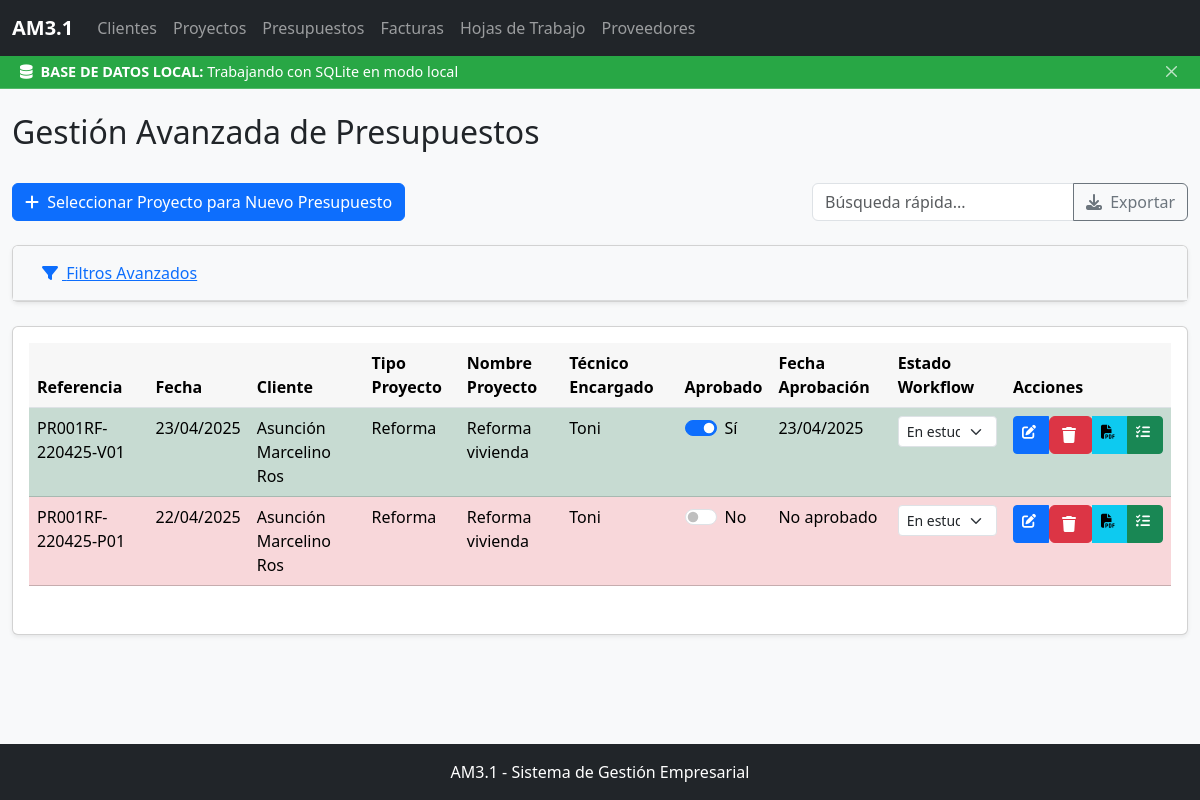
The app's page /presupuestos/avanzado with its own data.
### app/models/presupuesto.py (models this page shows, shortened)
class Presupuesto(db.Model):
    __tablename__ = 'presupuestos'
    id = db.Column(db.Integer, primary_key=True)
    id_proyecto = db.Column(db.Integer, db.ForeignKey('proyectos.id', ondelete='CASCADE'), nullable=False)
    referencia = db.Column(db.String(50), nullable=False, index=True)
    fecha = db.Column(db.DateTime, default=datetime.utcnow, nullable=False)
    tipo_via = db.Column(db.String(20))
    nombre_via = db.Column(db.String(100))
    numero_via = db.Column(db.String(10))
    puerta = db.Column(db.String(10))
    codigo_postal = db.Column(db.String(10))
    poblacion = db.Column(db.String(100))
    titulo = db.Column(db.String(200))
    notas = db.Column(db.Text)
    tecnico_encargado = db.Column(db.String(100))
    aprobacion = db.Column(db.String(100))
    fecha_aprobacion = db.Column(db.DateTime)
    estado = db.Column(db.String(50), default='Borrador')
    estado_workflow = db.Column(db.String(50), default='En estudio')
    fecha_modificacion = db.Column(db.DateTime, default=datetime.utcnow, onupdate=datetime.utcnow)
    proyecto = db.relationship('Proyecto', back_populates='presupuestos')
    capitulos = db.relationship('Capitulo', back_populates='presupuesto', cascade='all, delete-orphan')
    partidas = db.relationship('Partida', back_populates='presupuesto', cascade='all, delete-orphan')
    hojas_trabajo = db.relationship('HojaTrabajo', back_populates='presupuesto', cascade='all, delete-orphan')

### app/models/cliente.py (models this page shows, shortened)
class Cliente(db.Model):
    __tablename__ = 'clientes'
    id = db.Column(db.Integer, primary_key=True)
    nombre = db.Column(db.String(100), nullable=False)
    tipo_via = db.Column(db.String(20))
    nombre_via = db.Column(db.String(100))
    numero_via = db.Column(db.String(10))
    puerta = db.Column(db.String(10))
    codigo_postal = db.Column(db.String(10))
    poblacion = db.Column(db.String(100))
    cif_nif = db.Column(db.String(20), index=True)
    telefono1 = db.Column(db.String(20))
    telefono2 = db.Column(db.String(20))
    telefono3 = db.Column(db.String(20))
    telefono4 = db.Column(db.String(20))
    mail1 = db.Column(db.String(100))
    mail2 = db.Column(db.String(100))
    tipo_cliente = db.Column(db.String(50))
    categoria_cliente = db.Column(db.String(50))
    notas = db.Column(db.Text)
    fecha_creacion = db.Column(db.DateTime, default=datetime.utcnow)
    fecha_modificacion = db.Column(db.DateTime, default=datetime.utcnow, onupdate=datetime.utcnow)
    proyectos = db.relationship('Proyecto', back_populates='cliente', cascade='all, delete-orphan')

### app/models/proyecto.py (models this page shows, shortened)
class Proyecto(db.Model):
    __tablename__ = 'proyectos'
    id = db.Column(db.Integer, primary_key=True)
    id_cliente = db.Column(db.Integer, db.ForeignKey('clientes.id', ondelete='CASCADE'), nullable=True)  # Cambiado a nullable=True
    tipo_proyecto = db.Column(db.String(50), nullable=True)
    tipo_via = db.Column(db.String(20), nullable=True)  # Añadido campo tipo_via
    calle = db.Column(db.String(100), nullable=True)  # Mantenido por compatibilidad
    nombre_via = db.Column(db.String(100), nullable=True)
    numero = db.Column(db.String(10), nullable=True)
    puerta = db.Column(db.String(10), nullable=True)
    codigo_postal = db.Column(db.String(10), nullable=True)
    poblacion = db.Column(db.String(100), nullable=True)
    nombre_proyecto = db.Column(db.String(200), nullable=True)
    fecha_creacion = db.Column(db.DateTime, default=datetime.utcnow, nullable=True)
    referencia = db.Column(db.String(50), unique=True, nullable=True)
    fecha_modificacion = db.Column(db.DateTime, default=datetime.utcnow, onupdate=datetime.utcnow, nullable=True)
    estado = db.Column(db.String(50), default='Activo', nullable=True)
    cliente = db.relationship('Cliente', back_populates='proyectos')
    presupuestos = db.relationship('Presupuesto', back_populates='proyecto', cascade='all, delete-orphan')

### app/routes/presupuesto_routes_avanzado.py (the view, shortened to what this page needs)
    @presupuestos_avanzados_bp.route('/avanzado')
    def listar_presupuestos_avanzado():
        try:
            from sqlalchemy import inspect
            inspector = inspect(db.engine)
            columnas_presupuesto = [c['name'] for c in inspector.get_columns('presupuestos')]
            existe_estado_workflow = 'estado_workflow' in columnas_presupuesto
            if not existe_estado_workflow:
                flash('La columna estado_workflow no existe en la base de datos. Algunas funcionalidades estarán limitadas. Ejecute el script de migración.', 'warning')
            clientes = Cliente.query.order_by(Cliente.nombre).all()
            tipos_proyecto = db.session.query(Proyecto.tipo_proyecto) \
                            .filter(Proyecto.tipo_proyecto != None) \
                            .distinct() \
                            .order_by(Proyecto.tipo_proyecto) \
                            .all()
            tipos_proyecto = [t[0] for t in tipos_proyecto if t[0]]
            query = db.session.query(Presupuesto, Proyecto, Cliente) \
                    .join(Proyecto, Presupuesto.id_proyecto == Proyecto.id) \
                    .join(Cliente, Proyecto.id_cliente == Cliente.id)
            query = query.order_by(Presupuesto.fecha.desc())
            presupuestos = query.all()
            return render_template('presupuestos/avanzado/lista.html',
                                presupuestos=presupuestos,
                                clientes=clientes,
                                tipos_proyecto=tipos_proyecto)
        except Exception as e:
            db.session.rollback()
            flash(f'Error al cargar el listado avanzado: {str(e)}', 'danger')
            traceback.print_exc()
            return redirect(url_for('presupuestos.listar_presupuestos'))

### app/templates/presupuestos/avanzado/lista.html (shortened to what this page needs)
{% extends 'layout/base.html' %}
{% from 'layout/components.html' import action_buttons, confirmation_modal %}
{% block page_title %}Gestión Avanzada de Presupuestos{% endblock %}
{% block content %}
<div class="row mb-4">
    <div class="col">
        <a href="{{ url_for('proyectos.listar_proyectos') }}" class="btn btn-primary">
            <i class="fas fa-plus"></i> Seleccionar Proyecto para Nuevo Presupuesto
        </a>
    </div>
    <div class="col-md-4">
        <div class="input-group">
            <input type="text" class="form-control table-filter" placeholder="Búsqueda rápida..." data-table="presupuestos-avanzado-table">
            <button class="btn btn-outline-secondary" type="button" onclick="exportTableToCSV('presupuestos-avanzado-table', 'presupuestos_avanzado.csv')">
                <i class="fas fa-download"></i> Exportar
            </button>
        </div>
    </div>
</div>
<div class="card mb-4">
    <div class="card-header bg-light">
        <h5 class="mb-0">
            <button class="btn btn-link" type="button" data-bs-toggle="collapse" data-bs-target="#filtros-avanzados" aria-expanded="false">
                <i class="fas fa-filter"></i> Filtros Avanzados
            </button>
        </h5>
    </div>
</div>
<div class="card">
    <div class="card-body">
        <div class="table-responsive">
            <table class="table table-striped table-hover" id="presupuestos-avanzado-table">
                <thead>
                    <tr>
                        <th>Referencia</th>
                        <th>Fecha</th>
                        <th>Cliente</th>
                        <th>Tipo Proyecto</th>
                        <th>Nombre Proyecto</th>
                        <th>Técnico Encargado</th>
                        <th>Aprobado</th>
                        <th>Fecha Aprobación</th>
                        <th>Estado Workflow</th>
                        <th>Acciones</th>
                    </tr>
                </thead>
                <tbody>
                    {% for presupuesto, proyecto, cliente in presupuestos %}
                    <tr class="{% if presupuesto.aprobacion %}table-success{% else %}table-danger{% endif %}">
                        <td>{{ presupuesto.referencia }}</td>
                        <td>{{ presupuesto.fecha.strftime('%d/%m/%Y') if presupuesto.fecha else 'No especificada' }}</td>
                        <td>{{ cliente.nombre }}</td>
                        <td>{{ proyecto.tipo_proyecto or 'No especificado' }}</td>
                        <td>{{ proyecto.nombre_proyecto or 'Sin nombre' }}</td>
                        <td>{{ presupuesto.tecnico_encargado or 'No asignado' }}</td>
                        <td>
                            <div class="form-check form-switch">
                                <input class="form-check-input toggle-aprobacion" type="checkbox"
                                       id="switch-{{ presupuesto.id }}"
                                       data-presupuesto-id="{{ presupuesto.id }}"
                                       {% if presupuesto.aprobacion %}checked{% endif %}>
                                <label class="form-check-label" for="switch-{{ presupuesto.id }}">
                                    {{ 'Sí' if presupuesto.aprobacion else 'No' }}
                                </label>
                            </div>
                        </td>
                        <td>{{ presupuesto.fecha_aprobacion.strftime('%d/%m/%Y') if presupuesto.fecha_aprobacion else 'No aprobado' }}</td>
                        <td>
                            <select class="form-select form-select-sm estado-workflow"
                                    data-presupuesto-id="{{ presupuesto.id }}">
                                {% if presupuesto.estado_workflow is defined and presupuesto.estado_workflow is not none %}
                                <option value="En estudio" {% if presupuesto.estado_workflow == 'En estudio' %}selected{% endif %}>En estudio</option>
                                {% endif %}
                            </select>
                        </td>
                        <td>
                            {{ action_buttons(
                                edit_url=url_for('presupuestos.editar_presupuesto', id=presupuesto.id),
                                delete_url=url_for('presupuestos.eliminar_presupuesto', id=presupuesto.id),
                                custom_buttons=[
                                    {
                                        'url': url_for('presupuestos.generar_pdf', id=presupuesto.id),
                                        'class': 'btn-info',
                                        'icon': 'fas fa-file-pdf',
                                        'title': 'Generar PDF'
                                    },
                                    {
                                        'url': url_for('hojas_trabajo.hojas_por_presupuesto', id_presupuesto=presupuesto.id),
                                        'class': 'btn-success',
                                        'icon': 'fas fa-tasks',
                                        'title': 'Hojas de trabajo'
                                    }
                                ]
                            ) }}
                        </td>
                    </tr>
                    {% else %}
                    <tr>
                        <td colspan="10" class="text-center">No hay presupuestos que coincidan con los criterios seleccionados</td>
                    </tr>
                    {% endfor %}
                </tbody>
            </table>
        </div>
    </div>
</div>
{% endblock %}

### app/templates/layout/base.html (shortened to what this page needs)
<!DOCTYPE html>
<html lang="es">
<head>
  <link href="https://cdn.jsdelivr.net/npm/bootstrap@5.3.3/dist/css/bootstrap.min.css" rel="stylesheet">
  <link href="https://cdnjs.cloudflare.com/ajax/libs/font-awesome/6.4.0/css/all.min.css" rel="stylesheet">
  <link rel="stylesheet" href="{{ url_for('static', filename='css/styles.css') }}">
</head>
<body class="bg-light">
  <nav class="navbar navbar-expand-lg navbar-dark bg-dark sticky-top">
    <div class="container-fluid">
      <a class="navbar-brand" href="{{ url_for('index') }}">AM3.1</a>
      <div class="collapse navbar-collapse" id="navbarMain">
        <ul class="navbar-nav me-auto mb-2 mb-lg-0">
          <li class="nav-item">
            <a class="nav-link" href="{{ url_for('clientes.listar_clientes') }}">Clientes</a>
          </li>
          <li class="nav-item">
            <a class="nav-link" href="{{ url_for('proyectos.listar_proyectos') }}">Proyectos</a>
          </li>
          <li class="nav-item">
            <a class="nav-link" href="{{ url_for('presupuestos_avanzados.listar_presupuestos_avanzado') }}">Presupuestos</a>
          </li>
          <li class="nav-item">
            <a class="nav-link" href="{{ url_for('facturas.listar_facturas') }}">Facturas</a>
          </li>
          <li class="nav-item">
            <a class="nav-link" href="{{ url_for('hojas_trabajo.listar_hojas_trabajo') }}">Hojas de Trabajo</a>
          </li>
          <li class="nav-item">
            <a class="nav-link" href="{{ url_for('proveedores.listar_proveedores') }}">Proveedores</a>
          </li>
        </ul>
      </div>
    </div>
  </nav>
  <div id="db-global-status-banner" class="d-none">
    <div class="container-fluid">
      <div class="d-flex justify-content-between align-items-center px-2">
        <div>
          <span id="db-global-status-text">Usando base de datos SQLite local</span>
        </div>
        <div>
          <button type="button" class="btn-close btn-close-white" aria-label="Cerrar" onclick="document.getElementById('db-global-status-banner').classList.add('d-none')"></button>
        </div>
      </div>
    </div>
  </div>
  <div class="container-fluid mt-4">
    {% block page_header %}
      {% if self.page_title() %}
      <div class="row mb-4">
        <div class="col">
          <h2>{% block page_title %}{% endblock %}</h2>
        </div>
      </div>
      {% endif %}
    {% endblock %}
    {% block content %}{% endblock %}
  </div>
  <footer class="footer mt-5 py-3 bg-dark text-white">
    <div class="container text-center">
      <span>AM3.1 - Sistema de Gestión Empresarial</span>
    </div>
  </footer>
</body>
</html>

### app/templates/layout/components.html (shortened to what this page needs)
{% macro action_buttons(edit_url, delete_url, view_url='', confirm_id='', custom_buttons=[]) %}
<div class="btn-group btn-group-sm" role="group" aria-label="Acciones">
  <a href="{{ edit_url }}" class="btn btn-primary" title="Editar" data-bs-toggle="tooltip">
    <i class="fas fa-edit"></i>
  </a>
  {% if confirm_id %}
  <button type="button" class="btn btn-danger" data-bs-toggle="modal" data-bs-target="#{{ confirm_id }}" title="Eliminar">
    <i class="fas fa-trash"></i>
  </button>
  {% else %}
  <form action="{{ delete_url }}" method="POST" class="d-inline">
    <button type="submit" class="btn btn-danger" onclick="return confirm('¿Está seguro de que desea eliminar este elemento?')" title="Eliminar" data-bs-toggle="tooltip">
      <i class="fas fa-trash"></i>
    </button>
  </form>
  {% endif %}
  {% for button in custom_buttons %}
  <a href="{{ button.url }}" class="btn {{ button.class }}" title="{{ button.title }}" data-bs-toggle="tooltip"
     >
    <i class="{{ button.icon }}"></i>
  </a>
  {% endfor %}
</div>
{% endmacro %}

### records on screen
Presupuesto: referencia "PR001RF-220425-V01", fecha "23/04/2025", nombre "Asunción Marcelino Ros", tipo_proyecto "Reforma", nombre_proyecto "Reforma vivienda", tecnico_encargado "Toni", aprobacion "☑", aprobacion "Sí", fecha_aprobacion "23/04/2025", estado_workflow+id "En estudio"
Presupuesto: referencia "PR001RF-220425-P01", fecha "22/04/2025", nombre "Asunción Marcelino Ros", tipo_proyecto "Reforma", nombre_proyecto "Reforma vivienda", tecnico_encargado "Toni", aprobacion "No", fecha_aprobacion "No aprobado", estado_workflow+id "En estudio"
